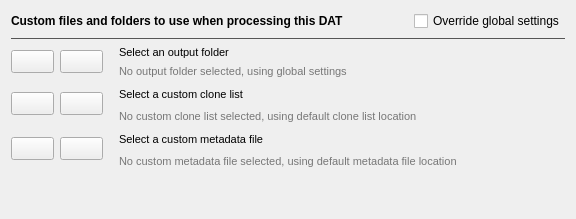
                   <widget class="QWidget" name="tabSystemPaths">
                    <attribute name="title">
                     <string>Paths</string>
                    </attribute>
                    <layout class="QGridLayout" name="gridLayoutSystemPaths">
                     <property name="verticalSpacing">
                      <number>6</number>
                     </property>
                     <item row="4" column="3" colspan="2">
                      <widget class="QLabel" name="labelSelectSystemCloneList">
                       <property name="minimumSize">
                        <size>
                         <width>400</width>
                         <height>0</height>
                        </size>
                       </property>
                       <property name="font">
                        <font>
                         <family>Segoe UI</family>
                         <pointsize>8</pointsize>
                         <bold>false</bold>
                        </font>
                       </property>
                       <property name="text">
                        <string>Select a custom clone list</string>
                       </property>
                      </widget>
                     </item>
                     <item row="6" column="1" rowspan="2">
                      <widget class="QPushButton" name="buttonChooseSystemMetadataFile">
                       <property name="sizePolicy">
                        <sizepolicy hsizetype="Fixed" vsizetype="Fixed">
                         <horstretch>0</horstretch>
                         <verstretch>0</verstretch>
                        </sizepolicy>
                       </property>
                       <property name="font">
                        <font>
                         <family>Segoe UI</family>
                         <pointsize>10</pointsize>
                        </font>
                       </property>
                       <property name="toolTip">
                        <string>Choose a custom metadata file</string>
                       </property>
                       <property name="text">
                        <string/>
                       </property>
                       <property name="icon">
                        <iconset resource="resources.qrc">
                         <normaloff>:/retoolFiles/images/icons8-diff-files-80.png</normaloff>:/retoolFiles/images/icons8-diff-files-80.png</iconset>
                       </property>
                       <property name="iconSize">
                        <size>
                         <width>32</width>
                         <height>32</height>
                        </size>
                       </property>
                       <property name="flat">
                        <bool>false</bool>
                       </property>
                      </widget>
                     </item>
                     <item row="4" column="0" rowspan="2">
                      <widget class="QPushButton" name="buttonClearSystemCloneList">
                       <property name="sizePolicy">
                        <sizepolicy hsizetype="Fixed" vsizetype="Fixed">
                         <horstretch>0</horstretch>
                         <verstretch>0</verstretch>
                        </sizepolicy>
                       </property>
                       <property name="font">
                        <font>
                         <family>Segoe UI</family>
                         <pointsize>10</pointsize>
                        </font>
                       </property>
                       <property name="toolTip">
                        <string>Use default clone list</string>
                       </property>
                       <property name="text">
                        <string/>
                       </property>
                       <property name="icon">
                        <iconset resource="resources.qrc">
                         <normaloff>:/retoolFiles/images/icons8-multiply-80.png</normaloff>:/retoolFiles/images/icons8-multiply-80.png</iconset>
                       </property>
                       <property name="iconSize">
                        <size>
                         <width>32</width>
                         <height>32</height>
                        </size>
                       </property>
                       <property name="flat">
                        <bool>false</bool>
                       </property>
                      </widget>
                     </item>
                     <item row="2" column="1" rowspan="2">
                      <widget class="QPushButton" name="buttonChooseSystemOutput">
                       <property name="sizePolicy">
                        <sizepolicy hsizetype="Fixed" vsizetype="Fixed">
                         <horstretch>0</horstretch>
                         <verstretch>0</verstretch>
                        </sizepolicy>
                       </property>
                       <property name="font">
                        <font>
                         <family>Segoe UI</family>
                         <pointsize>10</pointsize>
                        </font>
                       </property>
                       <property name="toolTip">
                        <string>Choose an output folder</string>
                       </property>
                       <property name="autoFillBackground">
                        <bool>false</bool>
                       </property>
                       <property name="text">
                        <string/>
                       </property>
                       <property name="icon">
                        <iconset resource="resources.qrc">
                         <normaloff>:/retoolFiles/images/icons8-live-folder-80.png</normaloff>:/retoolFiles/images/icons8-live-folder-80.png</iconset>
                       </property>
                       <property name="iconSize">
                        <size>
                         <width>32</width>
                         <height>32</height>
                        </size>
                       </property>
                       <property name="flat">
                        <bool>false</bool>
                       </property>
                      </widget>
                     </item>
                     <item row="6" column="5">
                      <spacer name="horizontalSpacerSystemPaths_2">
                       <property name="orientation">
                        <enum>Qt::Horizontal</enum>
                       </property>
                       <property name="sizeHint" stdset="0">
                        <size>
                         <width>40</width>
                         <height>20</height>
                        </size>
                       </property>
                      </spacer>
                     </item>
                     <item row="2" column="0" rowspan="2">
                      <widget class="QPushButton" name="buttonClearSystemOutput">
                       <property name="sizePolicy">
                        <sizepolicy hsizetype="Fixed" vsizetype="Fixed">
                         <horstretch>0</horstretch>
                         <verstretch>0</verstretch>
                        </sizepolicy>
                       </property>
                       <property name="font">
                        <font>
                         <family>Segoe UI</family>
                         <pointsize>10</pointsize>
                        </font>
                       </property>
                       <property name="toolTip">
                        <string>Use global output folder</string>
                       </property>
                       <property name="text">
                        <string/>
                       </property>
                       <property name="icon">
                        <iconset resource="resources.qrc">
                         <normaloff>:/retoolFiles/images/icons8-multiply-80.png</normaloff>:/retoolFiles/images/icons8-multiply-80.png</iconset>
                       </property>
                       <property name="iconSize">
                        <size>
                         <width>32</width>
                         <height>32</height>
                        </size>
                       </property>
                       <property name="flat">
                        <bool>false</bool>
                       </property>
                      </widget>
                     </item>
                     <item row="6" column="3" colspan="2">
                      <widget class="QLabel" name="labelSelectSystemMetadataFile">
                       <property name="minimumSize">
                        <size>
                         <width>400</width>
                         <height>0</height>
                        </size>
                       </property>
                       <property name="font">
                        <font>
                         <family>Segoe UI</family>
                         <pointsize>8</pointsize>
                         <bold>false</bold>
                        </font>
                       </property>
                       <property name="text">
                        <string>Select a custom metadata file</string>
                       </property>
                      </widget>
                     </item>
                     <item row="6" column="0" rowspan="2">
                      <widget class="QPushButton" name="buttonClearSystemMetadataFile">
                       <property name="sizePolicy">
                        <sizepolicy hsizetype="Fixed" vsizetype="Fixed">
                         <horstretch>0</horstretch>
                         <verstretch>0</verstretch>
                        </sizepolicy>
                       </property>
                       <property name="font">
                        <font>
                         <family>Segoe UI</family>
                         <pointsize>10</pointsize>
                        </font>
                       </property>
                       <property name="toolTip">
                        <string>Use default metadata file</string>
                       </property>
                       <property name="text">
                        <string/>
                       </property>
                       <property name="icon">
                        <iconset resource="resources.qrc">
                         <normaloff>:/retoolFiles/images/icons8-multiply-80.png</normaloff>:/retoolFiles/images/icons8-multiply-80.png</iconset>
                       </property>
                       <property name="iconSize">
                        <size>
                         <width>32</width>
                         <height>32</height>
                        </size>
                       </property>
                       <property name="flat">
                        <bool>false</bool>
                       </property>
                      </widget>
                     </item>
                     <item row="0" column="0" colspan="6">
                      <widget class="QFrame" name="frameSystemPathsHeader">
                       <property name="sizePolicy">
                        <sizepolicy hsizetype="Preferred" vsizetype="Fixed">
                         <horstretch>0</horstretch>
                         <verstretch>0</verstretch>
                        </sizepolicy>
                       </property>
                       <property name="minimumSize">
                        <size>
                         <width>0</width>
                         <height>20</height>
                        </size>
                       </property>
                       <property name="frameShape">
                        <enum>QFrame::NoFrame</enum>
                       </property>
                       <property name="frameShadow">
                        <enum>QFrame::Plain</enum>
                       </property>
                       <property name="lineWidth">
                        <number>0</number>
                       </property>
                       <layout class="QHBoxLayout" name="horizontalLayout_6">
                        <property name="leftMargin">
                         <number>0</number>
                        </property>
                        <property name="topMargin">
                         <number>0</number>
                        </property>
                        <property name="rightMargin">
                         <number>0</number>
                        </property>
                        <property name="bottomMargin">
                         <number>0</number>
                        </property>
                        <item>
                         <widget class="QLabel" name="labelSystemCustomFilesAndFolders">
                          <property name="font">
                           <font>
                            <family>Segoe UI</family>
                            <bold>true</bold>
                           </font>
                          </property>
                          <property name="text">
                           <string>Custom files and folders to use when processing this DAT</string>
                          </property>
                          <property name="textInteractionFlags">
                           <set>Qt::NoTextInteraction</set>
                          </property>
                         </widget>
                        </item>
                        <item>
                         <widget class="QCheckBox" name="checkBoxSystemOverridePaths">
                          <property name="sizePolicy">
                           <sizepolicy hsizetype="Fixed" vsizetype="Fixed">
                            <horstretch>0</horstretch>
                            <verstretch>0</verstretch>
                           </sizepolicy>
                          </property>
                          <property name="text">
                           <string>Override global settings</string>
                          </property>
                         </widget>
                        </item>
                       </layout>
                      </widget>
                     </item>
                     <item row="8" column="3">
                      <spacer name="verticalSpacerSystemPaths">
                       <property name="orientation">
                        <enum>Qt::Vertical</enum>
                       </property>
                       <property name="sizeHint" stdset="0">
                        <size>
                         <width>20</width>
                         <height>40</height>
                        </size>
                       </property>
                      </spacer>
                     </item>
                     <item row="1" column="0" colspan="6">
                      <widget class="Line" name="lineSystemCustomFilesAndFolders">
                       <property name="palette">
                        <palette>
                         <active>
                          <colorrole role="WindowText">
                           <brush brushstyle="SolidPattern">
                            <color alpha="255">
                             <red>85</red>
                             <green>85</green>
                             <blue>85</blue>
                            </color>
                           </brush>
                          </colorrole>
                         </active>
                         <inactive>
                          <colorrole role="WindowText">
                           <brush brushstyle="SolidPattern">
                            <color alpha="255">
                             <red>85</red>
                             <green>85</green>
                             <blue>85</blue>
                            </color>
                           </brush>
                          </colorrole>
                         </inactive>
                         <disabled>
                          <colorrole role="WindowText">
                           <brush brushstyle="SolidPattern">
                            <color alpha="255">
                             <red>120</red>
                             <green>120</green>
                             <blue>120</blue>
                            </color>
                           </brush>
                          </colorrole>
                         </disabled>
                        </palette>
                       </property>
                       <property name="frameShadow">
                        <enum>QFrame::Plain</enum>
                       </property>
                       <property name="orientation">
                        <enum>Qt::Horizontal</enum>
                       </property>
                      </widget>
                     </item>
                     <item row="2" column="3" colspan="2">
                      <widget class="QLabel" name="labelSelectSystemOutput">
                       <property name="minimumSize">
                        <size>
                         <width>400</width>
                         <height>0</height>
                        </size>
                       </property>
                       <property name="font">
                        <font>
                         <family>Segoe UI</family>
                         <pointsize>8</pointsize>
                         <bold>false</bold>
                        </font>
                       </property>
                       <property name="text">
                        <string>Select an output folder</string>
                       </property>
                      </widget>
                     </item>
                     <item row="7" column="3" colspan="2">
                      <widget class="ElisionLabel" name="labelSystemMetadataFile">
                       <property name="sizePolicy">
                        <sizepolicy hsizetype="Expanding" vsizetype="Preferred">
                         <horstretch>0</horstretch>
                         <verstretch>0</verstretch>
                        </sizepolicy>
                       </property>
                       <property name="minimumSize">
                        <size>
                         <width>400</width>
                         <height>0</height>
                        </size>
                       </property>
                       <property name="palette">
                        <palette>
                         <active>
                          <colorrole role="WindowText">
                           <brush brushstyle="SolidPattern">
                            <color alpha="255">
                             <red>119</red>
                             <green>119</green>
                             <blue>119</blue>
                            </color>
                           </brush>
                          </colorrole>
                          <colorrole role="Text">
                           <brush brushstyle="SolidPattern">
                            <color alpha="255">
                             <red>0</red>
                             <green>0</green>
                             <blue>0</blue>
                            </color>
                           </brush>
                          </colorrole>
                         </active>
                         <inactive>
                          <colorrole role="WindowText">
                           <brush brushstyle="SolidPattern">
                            <color alpha="255">
                             <red>119</red>
                             <green>119</green>
                             <blue>119</blue>
                            </color>
                           </brush>
                          </colorrole>
                          <colorrole role="Text">
                           <brush brushstyle="SolidPattern">
                            <color alpha="255">
                             <red>0</red>
                             <green>0</green>
                             <blue>0</blue>
                            </color>
                           </brush>
                          </colorrole>
                         </inactive>
                         <disabled>
                          <colorrole role="WindowText">
                           <brush brushstyle="SolidPattern">
                            <color alpha="255">
                             <red>120</red>
                             <green>120</green>
                             <blue>120</blue>
                            </color>
                           </brush>
                          </colorrole>
                          <colorrole role="Text">
                           <brush brushstyle="SolidPattern">
                            <color alpha="255">
                             <red>120</red>
                             <green>120</green>
                             <blue>120</blue>
                            </color>
                           </brush>
                          </colorrole>
                         </disabled>
                        </palette>
                       </property>
                       <property name="font">
                        <font>
                         <family>Segoe UI</family>
                         <pointsize>8</pointsize>
                        </font>
                       </property>
                       <property name="text">
                        <string>No custom metadata file selected, using default metadata file location</string>
                       </property>
                      </widget>
                     </item>
                     <item row="4" column="1" rowspan="2">
                      <widget class="QPushButton" name="buttonChooseSystemCloneList">
                       <property name="sizePolicy">
                        <sizepolicy hsizetype="Fixed" vsizetype="Fixed">
                         <horstretch>0</horstretch>
                         <verstretch>0</verstretch>
                        </sizepolicy>
                       </property>
                       <property name="font">
                        <font>
                         <family>Segoe UI</family>
                         <pointsize>10</pointsize>
                        </font>
                       </property>
                       <property name="toolTip">
                        <string>Choose a custom clone list</string>
                       </property>
                       <property name="text">
                        <string/>
                       </property>
                       <property name="icon">
                        <iconset resource="resources.qrc">
                         <normaloff>:/retoolFiles/images/icons8-diff-files-80.png</normaloff>:/retoolFiles/images/icons8-diff-files-80.png</iconset>
                       </property>
                       <property name="iconSize">
                        <size>
                         <width>32</width>
                         <height>32</height>
                        </size>
                       </property>
                       <property name="flat">
                        <bool>false</bool>
                       </property>
                      </widget>
                     </item>
                     <item row="4" column="2">
                      <spacer name="horizontalSpacerSystemPaths_1">
                       <property name="orientation">
                        <enum>Qt::Horizontal</enum>
                       </property>
                       <property name="sizeType">
                        <enum>QSizePolicy::Fixed</enum>
                       </property>
                       <property name="sizeHint" stdset="0">
                        <size>
                         <width>4</width>
                         <height>20</height>
                        </size>
                       </property>
                      </spacer>
                     </item>
                     <item row="5" column="3" colspan="2">
                      <widget class="ElisionLabel" name="labelSystemCloneList">
                       <property name="sizePolicy">
                        <sizepolicy hsizetype="Expanding" vsizetype="Preferred">
                         <horstretch>0</horstretch>
                         <verstretch>0</verstretch>
                        </sizepolicy>
                       </property>
                       <property name="minimumSize">
                        <size>
                         <width>400</width>
                         <height>0</height>
                        </size>
                       </property>
                       <property name="palette">
                        <palette>
                         <active>
                          <colorrole role="WindowText">
                           <brush brushstyle="SolidPattern">
                            <color alpha="255">
                             <red>119</red>
                             <green>119</green>
                             <blue>119</blue>
                            </color>
                           </brush>
                          </colorrole>
                          <colorrole role="Text">
                           <brush brushstyle="SolidPattern">
                            <color alpha="255">
                             <red>0</red>
                             <green>0</green>
                             <blue>0</blue>
                            </color>
                           </brush>
                          </colorrole>
                         </active>
                         <inactive>
                          <colorrole role="WindowText">
                           <brush brushstyle="SolidPattern">
                            <color alpha="255">
                             <red>119</red>
                             <green>119</green>
                             <blue>119</blue>
                            </color>
                           </brush>
                          </colorrole>
                          <colorrole role="Text">
                           <brush brushstyle="SolidPattern">
                            <color alpha="255">
                             <red>0</red>
                             <green>0</green>
                             <blue>0</blue>
                            </color>
                           </brush>
                          </colorrole>
                         </inactive>
                         <disabled>
                          <colorrole role="WindowText">
                           <brush brushstyle="SolidPattern">
                            <color alpha="255">
                             <red>120</red>
                             <green>120</green>
                             <blue>120</blue>
                            </color>
                           </brush>
                          </colorrole>
                          <colorrole role="Text">
                           <brush brushstyle="SolidPattern">
                            <color alpha="255">
                             <red>120</red>
                             <green>120</green>
                             <blue>120</blue>
                            </color>
                           </brush>
                          </colorrole>
                         </disabled>
                        </palette>
                       </property>
                       <property name="font">
                        <font>
                         <family>Segoe UI</family>
                         <pointsize>8</pointsize>
                        </font>
                       </property>
                       <property name="text">
                        <string>No custom clone list selected, using default clone list location</string>
                       </property>
                      </widget>
                     </item>
                     <item row="3" column="3" colspan="2">
                      <widget class="ElisionLabel" name="labelSystemOutputFolder">
                       <property name="sizePolicy">
                        <sizepolicy hsizetype="Expanding" vsizetype="Preferred">
                         <horstretch>0</horstretch>
                         <verstretch>0</verstretch>
                        </sizepolicy>
                       </property>
                       <property name="minimumSize">
                        <size>
                         <width>400</width>
                         <height>0</height>
                        </size>
                       </property>
                       <property name="palette">
                        <palette>
                         <active>
                          <colorrole role="WindowText">
                           <brush brushstyle="SolidPattern">
                            <color alpha="255">
                             <red>119</red>
                             <green>119</green>
                             <blue>119</blue>
                            </color>
                           </brush>
                          </colorrole>
                          <colorrole role="Text">
                           <brush brushstyle="SolidPattern">
                            <color alpha="255">
                             <red>0</red>
                             <green>0</green>
                             <blue>0</blue>
                            </color>
                           </brush>
                          </colorrole>
                         </active>
                         <inactive>
                          <colorrole role="WindowText">
                           <brush brushstyle="SolidPattern">
                            <color alpha="255">
                             <red>119</red>
                             <green>119</green>
                             <blue>119</blue>
                            </color>
                           </brush>
                          </colorrole>
                          <colorrole role="Text">
                           <brush brushstyle="SolidPattern">
                            <color alpha="255">
                             <red>0</red>
                             <green>0</green>
                             <blue>0</blue>
                            </color>
                           </brush>
                          </colorrole>
                         </inactive>
                         <disabled>
                          <colorrole role="WindowText">
                           <brush brushstyle="SolidPattern">
                            <color alpha="255">
                             <red>120</red>
                             <green>120</green>
                             <blue>120</blue>
                            </color>
                           </brush>
                          </colorrole>
                          <colorrole role="Text">
                           <brush brushstyle="SolidPattern">
                            <color alpha="255">
                             <red>120</red>
                             <green>120</green>
                             <blue>120</blue>
                            </color>
                           </brush>
                          </colorrole>
                         </disabled>
                        </palette>
                       </property>
                       <property name="font">
                        <font>
                         <family>Segoe UI</family>
                         <pointsize>8</pointsize>
                        </font>
                       </property>
                       <property name="text">
                        <string>No output folder selected, using global settings</string>
                       </property>
                      </widget>
                     </item>
                    </layout>
                   </widget>
